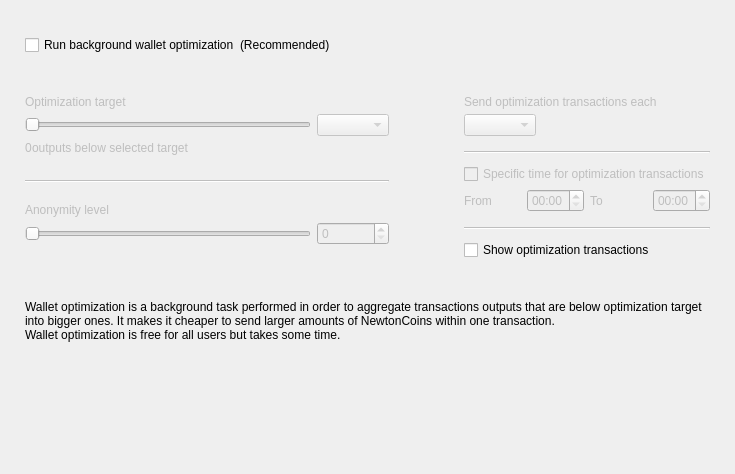
<?xml version="1.0" encoding="UTF-8"?>
<ui version="4.0">
 <class>OptimizationOptionsFrame</class>
 <widget class="QFrame" name="OptimizationOptionsFrame">
  <property name="geometry">
   <rect>
    <x>0</x>
    <y>0</y>
    <width>735</width>
    <height>474</height>
   </rect>
  </property>
  <property name="windowTitle">
   <string>Frame</string>
  </property>
  <property name="locale">
   <locale language="English" country="UnitedStates"/>
  </property>
  <property name="frameShape">
   <enum>QFrame::NoFrame</enum>
  </property>
  <property name="frameShadow">
   <enum>QFrame::Raised</enum>
  </property>
  <layout class="QVBoxLayout" name="verticalLayout">
   <property name="spacing">
    <number>0</number>
   </property>
   <property name="leftMargin">
    <number>25</number>
   </property>
   <property name="topMargin">
    <number>35</number>
   </property>
   <property name="rightMargin">
    <number>25</number>
   </property>
   <property name="bottomMargin">
    <number>0</number>
   </property>
   <item>
    <layout class="QHBoxLayout" name="horizontalLayout_2">
     <item>
      <widget class="QCheckBox" name="m_enableOptimizationCheck">
       <property name="text">
        <string>Run background wallet optimization</string>
       </property>
      </widget>
     </item>
     <item>
      <widget class="WalletGui::WalletNormalGrayTextLabel" name="label_8">
       <property name="text">
        <string>(Recommended)</string>
       </property>
      </widget>
     </item>
     <item>
      <spacer name="horizontalSpacer">
       <property name="orientation">
        <enum>Qt::Horizontal</enum>
       </property>
       <property name="sizeHint" stdset="0">
        <size>
         <width>40</width>
         <height>20</height>
        </size>
       </property>
      </spacer>
     </item>
    </layout>
   </item>
   <item>
    <spacer name="verticalSpacer_2">
     <property name="orientation">
      <enum>Qt::Vertical</enum>
     </property>
     <property name="sizeType">
      <enum>QSizePolicy::Fixed</enum>
     </property>
     <property name="sizeHint" stdset="0">
      <size>
       <width>20</width>
       <height>40</height>
      </size>
     </property>
    </spacer>
   </item>
   <item>
    <widget class="QWidget" name="m_optimizationOptionsWidget" native="true">
     <property name="enabled">
      <bool>true</bool>
     </property>
     <layout class="QHBoxLayout" name="horizontalLayout">
      <property name="spacing">
       <number>75</number>
      </property>
      <property name="leftMargin">
       <number>0</number>
      </property>
      <property name="topMargin">
       <number>0</number>
      </property>
      <property name="rightMargin">
       <number>0</number>
      </property>
      <property name="bottomMargin">
       <number>0</number>
      </property>
      <item alignment="Qt::AlignTop">
       <widget class="QWidget" name="widget1" native="true">
        <property name="enabled">
         <bool>false</bool>
        </property>
        <layout class="QGridLayout" name="gridLayout" columnstretch="50,0,0,0">
         <property name="leftMargin">
          <number>0</number>
         </property>
         <property name="topMargin">
          <number>0</number>
         </property>
         <property name="rightMargin">
          <number>0</number>
         </property>
         <property name="bottomMargin">
          <number>0</number>
         </property>
         <property name="verticalSpacing">
          <number>5</number>
         </property>
         <item row="0" column="0" colspan="4">
          <widget class="WalletGui::WalletNormalBlackTextLabel" name="label_5">
           <property name="text">
            <string>Optimization target</string>
           </property>
           <property name="indent">
            <number>0</number>
           </property>
          </widget>
         </item>
         <item row="4" column="0" colspan="4">
          <spacer name="verticalSpacer_3">
           <property name="orientation">
            <enum>Qt::Vertical</enum>
           </property>
           <property name="sizeType">
            <enum>QSizePolicy::Fixed</enum>
           </property>
           <property name="sizeHint" stdset="0">
            <size>
             <width>20</width>
             <height>20</height>
            </size>
           </property>
          </spacer>
         </item>
         <item row="1" column="0" colspan="3">
          <widget class="QSlider" name="m_thresholdSlider">
           <property name="maximum">
            <number>6</number>
           </property>
           <property name="pageStep">
            <number>1</number>
           </property>
           <property name="orientation">
            <enum>Qt::Horizontal</enum>
           </property>
          </widget>
         </item>
         <item row="1" column="3">
          <widget class="QComboBox" name="m_thresholdCombo"/>
         </item>
         <item row="5" column="0" colspan="4">
          <widget class="Line" name="line">
           <property name="orientation">
            <enum>Qt::Horizontal</enum>
           </property>
          </widget>
         </item>
         <item row="6" column="0" colspan="4">
          <spacer name="verticalSpacer_4">
           <property name="orientation">
            <enum>Qt::Vertical</enum>
           </property>
           <property name="sizeType">
            <enum>QSizePolicy::Fixed</enum>
           </property>
           <property name="sizeHint" stdset="0">
            <size>
             <width>20</width>
             <height>15</height>
            </size>
           </property>
          </spacer>
         </item>
         <item row="8" column="3">
          <widget class="QSpinBox" name="m_mixinSpin">
           <property name="buttonSymbols">
            <enum>QAbstractSpinBox::UpDownArrows</enum>
           </property>
          </widget>
         </item>
         <item row="7" column="0" colspan="4">
          <widget class="WalletGui::WalletNormalBlackTextLabel" name="label_7">
           <property name="text">
            <string>Anonymity level</string>
           </property>
           <property name="indent">
            <number>0</number>
           </property>
          </widget>
         </item>
         <item row="8" column="0" colspan="3">
          <widget class="QSlider" name="m_mixinSlider">
           <property name="pageStep">
            <number>1</number>
           </property>
           <property name="orientation">
            <enum>Qt::Horizontal</enum>
           </property>
          </widget>
         </item>
         <item row="2" column="0" colspan="4">
          <spacer name="verticalSpacer_12">
           <property name="orientation">
            <enum>Qt::Vertical</enum>
           </property>
           <property name="sizeType">
            <enum>QSizePolicy::Fixed</enum>
           </property>
           <property name="sizeHint" stdset="0">
            <size>
             <width>20</width>
             <height>0</height>
            </size>
           </property>
          </spacer>
         </item>
         <item row="3" column="0" colspan="4">
          <layout class="QHBoxLayout" name="horizontalLayout_3" stretch="0,1">
           <item>
            <widget class="QLabel" name="m_nonOptimizedOutputsLabel">
             <property name="text">
              <string>0</string>
             </property>
            </widget>
           </item>
           <item>
            <widget class="WalletGui::WalletNormalBlackTextLabel" name="m_nonOptimizedOutputsTextLabel">
             <property name="text">
              <string>outputs below selected target</string>
             </property>
            </widget>
           </item>
          </layout>
         </item>
        </layout>
       </widget>
      </item>
      <item>
       <layout class="QVBoxLayout" name="verticalLayout_3">
        <property name="spacing">
         <number>10</number>
        </property>
        <property name="rightMargin">
         <number>0</number>
        </property>
        <property name="bottomMargin">
         <number>0</number>
        </property>
        <item>
         <widget class="QWidget" name="widget2" native="true">
          <property name="enabled">
           <bool>false</bool>
          </property>
          <layout class="QGridLayout" name="gridLayout_2" columnstretch="0,0,0,0">
           <property name="leftMargin">
            <number>0</number>
           </property>
           <property name="topMargin">
            <number>0</number>
           </property>
           <property name="rightMargin">
            <number>0</number>
           </property>
           <property name="bottomMargin">
            <number>0</number>
           </property>
           <property name="verticalSpacing">
            <number>5</number>
           </property>
           <item row="2" column="0" colspan="2" alignment="Qt::AlignLeft">
            <widget class="QComboBox" name="m_periodCombo"/>
           </item>
           <item row="8" column="0">
            <widget class="WalletGui::WalletNormalBlackTextLabel" name="label_2">
             <property name="text">
              <string>From</string>
             </property>
            </widget>
           </item>
           <item row="8" column="1">
            <widget class="QTimeEdit" name="m_startTimeEdit">
             <property name="enabled">
              <bool>false</bool>
             </property>
             <property name="displayFormat">
              <string>HH:mm</string>
             </property>
            </widget>
           </item>
           <item row="8" column="2">
            <widget class="WalletGui::WalletNormalBlackTextLabel" name="label_3">
             <property name="text">
              <string>To</string>
             </property>
            </widget>
           </item>
           <item row="8" column="3">
            <widget class="QTimeEdit" name="m_stopTimeEdit">
             <property name="enabled">
              <bool>false</bool>
             </property>
             <property name="displayFormat">
              <string>HH:mm</string>
             </property>
            </widget>
           </item>
           <item row="6" column="0" colspan="4">
            <widget class="QCheckBox" name="m_optimizationTimeCheck">
             <property name="text">
              <string>Specific time for optimization transactions</string>
             </property>
            </widget>
           </item>
           <item row="4" column="0" colspan="4">
            <widget class="Line" name="line_2">
             <property name="orientation">
              <enum>Qt::Horizontal</enum>
             </property>
            </widget>
           </item>
           <item row="0" column="0" colspan="4">
            <widget class="WalletGui::WalletNormalBlackTextLabel" name="label_4">
             <property name="text">
              <string>Send optimization transactions each</string>
             </property>
             <property name="indent">
              <number>0</number>
             </property>
            </widget>
           </item>
           <item row="7" column="0" colspan="4">
            <spacer name="verticalSpacer_8">
             <property name="orientation">
              <enum>Qt::Vertical</enum>
             </property>
             <property name="sizeType">
              <enum>QSizePolicy::Fixed</enum>
             </property>
             <property name="sizeHint" stdset="0">
              <size>
               <width>20</width>
               <height>0</height>
              </size>
             </property>
            </spacer>
           </item>
           <item row="3" column="0" colspan="4">
            <spacer name="verticalSpacer_6">
             <property name="orientation">
              <enum>Qt::Vertical</enum>
             </property>
             <property name="sizeType">
              <enum>QSizePolicy::Fixed</enum>
             </property>
             <property name="sizeHint" stdset="0">
              <size>
               <width>20</width>
               <height>10</height>
              </size>
             </property>
            </spacer>
           </item>
           <item row="10" column="0" colspan="4">
            <widget class="Line" name="line_3">
             <property name="orientation">
              <enum>Qt::Horizontal</enum>
             </property>
            </widget>
           </item>
           <item row="1" column="0" colspan="4">
            <spacer name="verticalSpacer_5">
             <property name="orientation">
              <enum>Qt::Vertical</enum>
             </property>
             <property name="sizeType">
              <enum>QSizePolicy::Fixed</enum>
             </property>
             <property name="sizeHint" stdset="0">
              <size>
               <width>20</width>
               <height>0</height>
              </size>
             </property>
            </spacer>
           </item>
           <item row="5" column="0" colspan="4">
            <spacer name="verticalSpacer_7">
             <property name="orientation">
              <enum>Qt::Vertical</enum>
             </property>
             <property name="sizeType">
              <enum>QSizePolicy::Fixed</enum>
             </property>
             <property name="sizeHint" stdset="0">
              <size>
               <width>20</width>
               <height>5</height>
              </size>
             </property>
            </spacer>
           </item>
           <item row="9" column="0" colspan="4">
            <spacer name="verticalSpacer_10">
             <property name="orientation">
              <enum>Qt::Vertical</enum>
             </property>
             <property name="sizeType">
              <enum>QSizePolicy::Fixed</enum>
             </property>
             <property name="sizeHint" stdset="0">
              <size>
               <width>20</width>
               <height>10</height>
              </size>
             </property>
            </spacer>
           </item>
          </layout>
         </widget>
        </item>
        <item>
         <widget class="QCheckBox" name="m_showFusionTransactionsCheck">
          <property name="enabled">
           <bool>true</bool>
          </property>
          <property name="text">
           <string>Show optimization transactions</string>
          </property>
         </widget>
        </item>
       </layout>
      </item>
     </layout>
    </widget>
   </item>
   <item>
    <spacer name="verticalSpacer_11">
     <property name="orientation">
      <enum>Qt::Vertical</enum>
     </property>
     <property name="sizeType">
      <enum>QSizePolicy::Fixed</enum>
     </property>
     <property name="sizeHint" stdset="0">
      <size>
       <width>20</width>
       <height>40</height>
      </size>
     </property>
    </spacer>
   </item>
   <item>
    <widget class="WalletGui::WalletExtraNormalGrayTextLabel" name="m_helpLabel">
     <property name="text">
      <string>Wallet optimization is a background task performed in order to aggregate transactions outputs that are below optimization target into bigger ones. It makes it cheaper to send larger amounts of NewtonCoins within one transaction.
Wallet optimization is free for all users but takes some time.</string>
     </property>
     <property name="wordWrap">
      <bool>true</bool>
     </property>
    </widget>
   </item>
   <item>
    <spacer name="verticalSpacer">
     <property name="orientation">
      <enum>Qt::Vertical</enum>
     </property>
     <property name="sizeHint" stdset="0">
      <size>
       <width>20</width>
       <height>40</height>
      </size>
     </property>
    </spacer>
   </item>
  </layout>
 </widget>
 <customwidgets>
  <customwidget>
   <class>WalletGui::WalletNormalGrayTextLabel</class>
   <extends>QLabel</extends>
   <header>Gui/Common/WalletTextLabel.h</header>
  </customwidget>
  <customwidget>
   <class>WalletGui::WalletNormalBlackTextLabel</class>
   <extends>QLabel</extends>
   <header>Gui/Common/WalletTextLabel.h</header>
  </customwidget>
  <customwidget>
   <class>WalletGui::WalletExtraNormalGrayTextLabel</class>
   <extends>QLabel</extends>
   <header>Gui/Common/WalletTextLabel.h</header>
  </customwidget>
 </customwidgets>
 <resources/>
 <connections>
  <connection>
   <sender>m_enableOptimizationCheck</sender>
   <signal>toggled(bool)</signal>
   <receiver>widget1</receiver>
   <slot>setEnabled(bool)</slot>
   <hints>
    <hint type="sourcelabel">
     <x>147</x>
     <y>47</y>
    </hint>
    <hint type="destinationlabel">
     <x>176</x>
     <y>204</y>
    </hint>
   </hints>
  </connection>
  <connection>
   <sender>m_thresholdSlider</sender>
   <signal>valueChanged(int)</signal>
   <receiver>OptimizationOptionsFrame</receiver>
   <slot>thresholdChanged(int)</slot>
   <hints>
    <hint type="sourcelabel">
     <x>116</x>
     <y>139</y>
    </hint>
    <hint type="destinationlabel">
     <x>355</x>
     <y>194</y>
    </hint>
   </hints>
  </connection>
  <connection>
   <sender>m_mixinSlider</sender>
   <signal>valueChanged(int)</signal>
   <receiver>OptimizationOptionsFrame</receiver>
   <slot>mixinChanged(int)</slot>
   <hints>
    <hint type="sourcelabel">
     <x>116</x>
     <y>240</y>
    </hint>
    <hint type="destinationlabel">
     <x>367</x>
     <y>236</y>
    </hint>
   </hints>
  </connection>
  <connection>
   <sender>m_optimizationTimeCheck</sender>
   <signal>toggled(bool)</signal>
   <receiver>m_startTimeEdit</receiver>
   <slot>setEnabled(bool)</slot>
   <hints>
    <hint type="sourcelabel">
     <x>543</x>
     <y>179</y>
    </hint>
    <hint type="destinationlabel">
     <x>501</x>
     <y>207</y>
    </hint>
   </hints>
  </connection>
  <connection>
   <sender>m_optimizationTimeCheck</sender>
   <signal>toggled(bool)</signal>
   <receiver>m_stopTimeEdit</receiver>
   <slot>setEnabled(bool)</slot>
   <hints>
    <hint type="sourcelabel">
     <x>543</x>
     <y>179</y>
    </hint>
    <hint type="destinationlabel">
     <x>643</x>
     <y>207</y>
    </hint>
   </hints>
  </connection>
  <connection>
   <sender>m_mixinSpin</sender>
   <signal>valueChanged(int)</signal>
   <receiver>OptimizationOptionsFrame</receiver>
   <slot>mixinChanged(int)</slot>
   <hints>
    <hint type="sourcelabel">
     <x>273</x>
     <y>271</y>
    </hint>
    <hint type="destinationlabel">
     <x>367</x>
     <y>236</y>
    </hint>
   </hints>
  </connection>
  <connection>
   <sender>m_thresholdCombo</sender>
   <signal>currentIndexChanged(int)</signal>
   <receiver>OptimizationOptionsFrame</receiver>
   <slot>thresholdChanged(int)</slot>
   <hints>
    <hint type="sourcelabel">
     <x>270</x>
     <y>139</y>
    </hint>
    <hint type="destinationlabel">
     <x>367</x>
     <y>236</y>
    </hint>
   </hints>
  </connection>
  <connection>
   <sender>m_enableOptimizationCheck</sender>
   <signal>toggled(bool)</signal>
   <receiver>widget2</receiver>
   <slot>setEnabled(bool)</slot>
   <hints>
    <hint type="sourcelabel">
     <x>158</x>
     <y>48</y>
    </hint>
    <hint type="destinationlabel">
     <x>556</x>
     <y>197</y>
    </hint>
   </hints>
  </connection>
 </connections>
 <slots>
  <slot>thresholdChanged(int)</slot>
  <slot>mixinChanged(int)</slot>
 </slots>
</ui>
